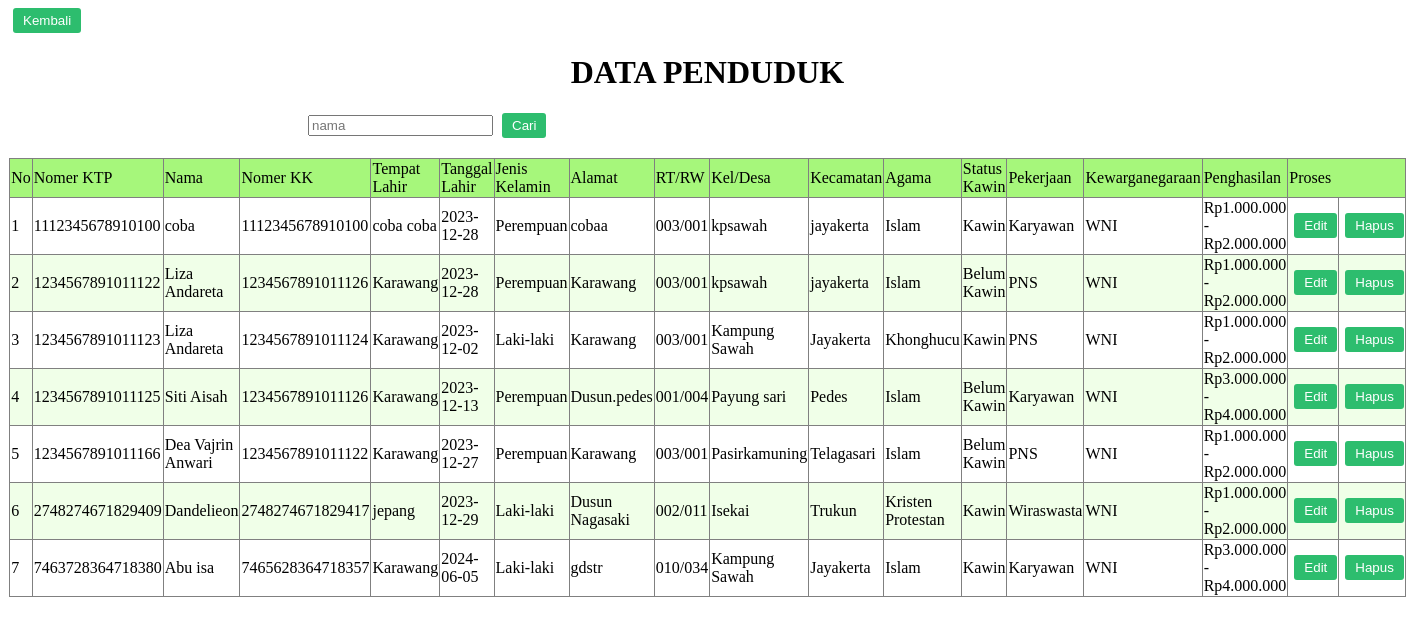
The app's page /RUTILAHU/admin/lihat_penduduk.php with its own data.
### tables this page shows
CREATE TABLE `penduduk` (
  `no_ktp` varchar(16) NOT NULL,
  `nama` text NOT NULL,
  `no_kk` varchar(16) NOT NULL,
  `tempatlahir` text NOT NULL,
  `tanggallahir` date NOT NULL,
  `jeniskelamin` text NOT NULL,
  `alamat` text NOT NULL,
  `rtrw` varchar(10) NOT NULL,
  `desa` text NOT NULL,
  `kecamatan` text NOT NULL,
  `agama` text NOT NULL,
  `statuskawin` text NOT NULL,
  `pekerjaan` text NOT NULL,
  `kewarganegaraan` text NOT NULL,
  `penghasilan` varchar(50) NOT NULL,
  `status` varchar(20) NOT NULL
);

### RUTILAHU/admin/lihat_penduduk.php (the view, shortened to what this page needs)
<!DOCTYPE html>
<html lang="en">
<head>
</head>
<body>
<?php
class PendudukManager {
    private $koneksi;
    public function __construct($db) {
        $this->koneksi = $db;
    }
    public function tampilkanDataPenduduk($kode_cari) {
        try {
            $query = "SELECT * FROM penduduk";
            $result = mysqli_query($this->koneksi, $query);
            $jm_baris = mysqli_num_rows($result);
            echo "<a href='penduduk.php'><input type='button' value='Kembali'></a>";
            echo "<form action='lihat_penduduk.php' method='get'>
                    <h1 style='text-align: center;'>DATA PENDUDUK</h1>
                    <div class='kanan'>
                        <input type='text' name='tcari' placeholder='nama' value='".htmlspecialchars($kode_cari)."'>
                        <input type='submit' value='Cari'>
                    </div>
                  </form>";
            echo "<table border='1'>
                    <tr class='data'>
                        <td>No</td>
                        <td>Nomer KTP</td>
                        <td>Nama</td>
                        <td>Nomer KK</td>
                        <td>Tempat Lahir</td>
                        <td>Tanggal Lahir</td>
                        <td>Jenis Kelamin</td>
                        <td>Alamat</td>
                        <td>RT/RW</td>
                        <td>Kel/Desa</td>
                        <td>Kecamatan</td>
                        <td>Agama</td>
                        <td>Status Kawin</td>
                        <td>Pekerjaan</td>
                        <td>Kewarganegaraan</td>
                        <td>Penghasilan</td>
                        <td colspan='2'>Proses</td>
                    </tr>";
            for ($k = 1; $k <= $jm_baris; $k++) {
                $data = mysqli_fetch_assoc($result);
                $row_class = ($k % 2 == 1) ? 'ganjil' : 'genap';
                echo "<tr class='$row_class'>
                        <td>$k</td>
                        <td>".$data['no_ktp']."</td>
                        <td>".$data['nama']."</td>
                        <td>".$data['no_kk']."</td>
                        <td>".$data['tempatlahir']."</td>
                        <td>".$data['tanggallahir']."</td>
                        <td>".$data['jeniskelamin']."</td>
                        <td>".$data['alamat']."</td>
                        <td>".$data['rtrw']."</td>
                        <td>".$data['desa']."</td>
                        <td>".$data['kecamatan']."</td>
                        <td>".$data['agama']."</td>
                        <td>".$data['statuskawin']."</td>
                        <td>".$data['pekerjaan']."</td>
                        <td>".$data['kewarganegaraan']."</td>
                        <td>".$data['penghasilan']."</td>
                        <td align='center'>
                            <a href='ubah_penduduk.php?no_ktp=".$data['no_ktp']."'><input type='button' value='Edit'></a>
                        </td>
                        <td align='center'>
                            <a href='lihat_penduduk.php?id=".$data['no_ktp']."' onclick='return confirm(\"Yakin Hapus data?\")'>
                                <input type='button' value='Hapus'>
                            </a>
                        </td>
                    </tr>";
            }
            echo "</table>";
        } catch (Exception $e) {
            echo "Error: " . $e->getMessage();
        }
    }
}
include "../lib/koneksi.php";
try {
    $manager = new PendudukManager($koneksi);
    $kode_cari = isset($_GET['tcari']) ? $_GET['tcari'] : '';
    $manager->tampilkanDataPenduduk($kode_cari);
} catch (Exception $e) {
    echo "Error: " . $e->getMessage();
}
?>
</body>
</html>

### RUTILAHU/admin/lihat_penduduk.php (style rules this page uses)
table { border-collapse: collapse; width: 80%; margin: 20px auto; }
.data { background-color: #a6f77b; }
.ganjil { background-color: #fff; }
.genap { background-color: #f0ffe8; }
.kanan { margin-left: 300px; }
input[type="button"], input[type="submit"] { background-color: #2dbd6e; color: #fff; padding: 5px 10px; border: none; border-radius: 3px; cursor: pointer; margin-left: 5px; }

### records on screen
penduduk: no_ktp "1112345678910100", nama "coba", no_kk "1112345678910100", tempatlahir "coba coba", tanggallahir "2023-12-28", jeniskelamin "Perempuan", alamat "cobaa", rtrw "003/001", desa "kpsawah", kecamatan "jayakerta", agama "Islam", statuskawin "Kawin", pekerjaan "Karyawan", kewarganegaraan "WNI", penghasilan "Rp1.000.000 - Rp2.000.000"
penduduk: no_ktp "1234567891011122", nama "Liza Andareta", no_kk "1234567891011126", tempatlahir "Karawang", tanggallahir "2023-12-28", jeniskelamin "Perempuan", alamat "Karawang", rtrw "003/001", desa "kpsawah", kecamatan "jayakerta", agama "Islam", statuskawin "Belum Kawin", pekerjaan "PNS", kewarganegaraan "WNI", penghasilan "Rp1.000.000 - Rp2.000.000"
penduduk: no_ktp "1234567891011123", nama "Liza Andareta", no_kk "1234567891011124", tempatlahir "Karawang", tanggallahir "2023-12-02", jeniskelamin "Laki-laki", alamat "Karawang", rtrw "003/001", desa "Kampung Sawah", kecamatan "Jayakerta", agama "Khonghucu", statuskawin "Kawin", pekerjaan "PNS", kewarganegaraan "WNI", penghasilan "Rp1.000.000 - Rp2.000.000"
penduduk: no_ktp "1234567891011125", nama "Siti Aisah", no_kk "1234567891011126", tempatlahir "Karawang", tanggallahir "2023-12-13", jeniskelamin "Perempuan", alamat "Dusun.pedes", rtrw "001/004", desa "Payung sari", kecamatan "Pedes", agama "Islam", statuskawin "Belum Kawin", pekerjaan "Karyawan", kewarganegaraan "WNI", penghasilan "Rp3.000.000 - Rp4.000.000"
penduduk: no_ktp "1234567891011166", nama "Dea Vajrin Anwari", no_kk "1234567891011122", tempatlahir "Karawang", tanggallahir "2023-12-27", jeniskelamin "Perempuan", alamat "Karawang", rtrw "003/001", desa "Pasirkamuning", kecamatan "Telagasari", agama "Islam", statuskawin "Belum Kawin", pekerjaan "PNS", kewarganegaraan "WNI", penghasilan "Rp1.000.000 - Rp2.000.000"
penduduk: no_ktp "2748274671829409", nama "Dandelieon", no_kk "2748274671829417", tempatlahir "jepang", tanggallahir "2023-12-29", jeniskelamin "Laki-laki", alamat "Dusun Nagasaki", rtrw "002/011", desa "Isekai", kecamatan "Trukun", agama "Kristen Protestan", statuskawin "Kawin", pekerjaan "Wiraswasta", kewarganegaraan "WNI", penghasilan "Rp1.000.000 - Rp2.000.000"
penduduk: no_ktp "7463728364718380", nama "Abu isa", no_kk "7465628364718357", tempatlahir "Karawang", tanggallahir "2024-06-05", jeniskelamin "Laki-laki", alamat "gdstr", rtrw "010/034", desa "Kampung Sawah", kecamatan "Jayakerta", agama "Islam", statuskawin "Kawin", pekerjaan "Karyawan", kewarganegaraan "WNI", penghasilan "Rp3.000.000 - Rp4.000.000"
